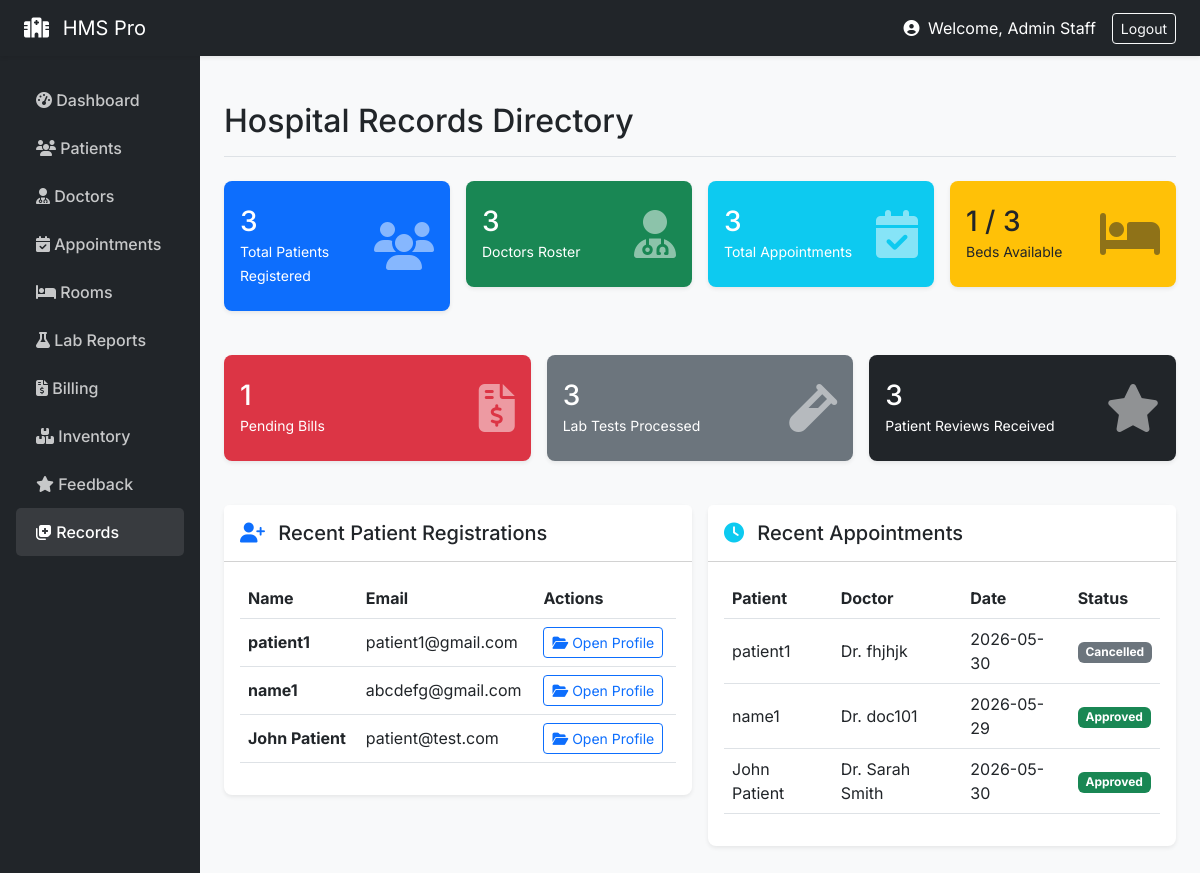
The page /staff/records (signed in) on the database its author committed.
### models/__init__.py (models this page shows, shortened)
class User(UserMixin, db.Model):
    id = db.Column(db.Integer, primary_key=True)
    email = db.Column(db.String(120), unique=True, nullable=False)
    name = db.Column(db.String(100), nullable=False)
    role = db.Column(db.String(20), nullable=False)
    password_hash = db.Column(db.String(200), nullable=False)
    age = db.Column(db.Integer)
    gender = db.Column(db.String(10))
    staff_role = db.Column(db.String(50))
    department = db.Column(db.String(50))
    staff_id = db.Column(db.String(20))
    created_at = db.Column(db.DateTime, default=datetime.utcnow)

class Appointment(db.Model):
    id = db.Column(db.Integer, primary_key=True)
    patient_id = db.Column(db.Integer, db.ForeignKey('user.id'))
    doctor_id = db.Column(db.Integer, db.ForeignKey('user.id'))
    department = db.Column(db.String(100))
    hospital_branch = db.Column(db.String(100))
    appointment_type = db.Column(db.String(50))
    date = db.Column(db.Date, nullable=False)
    time = db.Column(db.Time, nullable=False)
    status = db.Column(db.String(20), default='Pending')
    reason = db.Column(db.Text)
    symptoms = db.Column(db.Text)
    created_at = db.Column(db.DateTime, default=datetime.utcnow)
    patient = db.relationship('User', foreign_keys=[patient_id])
    doctor = db.relationship('User', foreign_keys=[doctor_id])

### routes/staff.py (the view)
@staff_bp.route('/records')
def records():
    total_patients    = User.query.filter_by(role='patient').count()
    total_doctors     = User.query.filter_by(role='staff', staff_role='Doctor').count()
    total_appointments = Appointment.query.count()
    available_rooms   = Room.query.filter_by(status='Vacant').count()   # CHANGE STATUS VALUE HERE
    total_rooms       = Room.query.count()
    pending_bills     = Invoice.query.filter_by(status='Unpaid').count()
    total_lab         = LabReport.query.count()
    total_inventory   = Inventory.query.count()
    total_feedback    = Feedback.query.count()
    recent_appointments = Appointment.query.order_by(Appointment.created_at.desc()).limit(10).all()
    recent_patients     = User.query.filter_by(role='patient').order_by(User.created_at.desc()).limit(5).all()
    return render_template('records.html',
                           total_patients=total_patients,
                           total_doctors=total_doctors,
                           total_appointments=total_appointments,
                           available_rooms=available_rooms,
                           total_rooms=total_rooms,
                           pending_bills=pending_bills,
                           total_lab=total_lab,
                           total_inventory=total_inventory,
                           total_feedback=total_feedback,
                           recent_appointments=recent_appointments,
                           recent_patients=recent_patients)

### models/__init__.py (called while the page is built)
@login_manager.user_loader
def load_user(user_id):
    return User.query.get(int(user_id))

### routes/staff.py (called while the page is built)
def staff_required(f):
    @wraps(f)
    def decorated_function(*args, **kwargs):
        if current_user.role != 'staff':
            flash('Staff access only', 'danger')
            return redirect(url_for('auth.login'))
        return f(*args, **kwargs)
    return decorated_function

@staff_bp.before_request
@login_required
@staff_required
def before_request():
    pass

### templates/records.html (shortened to what this page needs)
{% extends "base.html" %}
{% block page_title %}Hospital Records Directory{% endblock %}
{% block content %}
<div class="row g-3 mb-4">
    <div class="col-md-3">
        <div class="card border-0 bg-primary text-white shadow-sm">
            <div class="card-body d-flex justify-content-between align-items-center py-4">
                <div>
                    <h3 class="mb-0">{{ total_patients }}</h3>
                    <small>Total Patients Registered</small>
                </div>
                <i class="fas fa-users fa-3x opacity-50"></i>
            </div>
        </div>
    </div>
    <div class="col-md-3">
        <div class="card border-0 bg-success text-white shadow-sm">
            <div class="card-body d-flex justify-content-between align-items-center py-4">
                <div>
                    <h3 class="mb-0">{{ total_doctors }}</h3>
                    <small>Doctors Roster</small>
                </div>
                <i class="fas fa-user-md fa-3x opacity-50"></i>
            </div>
        </div>
    </div>
    <div class="col-md-3">
        <div class="card border-0 bg-info text-white shadow-sm">
            <div class="card-body d-flex justify-content-between align-items-center py-4">
                <div>
                    <h3 class="mb-0">{{ total_appointments }}</h3>
                    <small>Total Appointments</small>
                </div>
                <i class="fas fa-calendar-check fa-3x opacity-50"></i>
            </div>
        </div>
    </div>
    <div class="col-md-3">
        <div class="card border-0 bg-warning text-dark shadow-sm">
            <div class="card-body d-flex justify-content-between align-items-center py-4">
                <div>
                    <h3 class="mb-0">{{ available_rooms }} / {{ total_rooms }}</h3>
                    <small>Beds Available</small>
                </div>
                <i class="fas fa-bed fa-3x opacity-50"></i>
            </div>
        </div>
    </div>
</div>
<div class="row g-3 mb-4">
    <div class="col-md-4">
        <div class="card border-0 bg-danger text-white shadow-sm">
            <div class="card-body d-flex justify-content-between align-items-center py-4">
                <div>
                    <h3 class="mb-0">{{ pending_bills }}</h3>
                    <small>Pending Bills</small>
                </div>
                <i class="fas fa-file-invoice-dollar fa-3x opacity-50"></i>
            </div>
        </div>
    </div>
    <div class="col-md-4">
        <div class="card border-0 bg-secondary text-white shadow-sm">
            <div class="card-body d-flex justify-content-between align-items-center py-4">
                <div>
                    <h3 class="mb-0">{{ total_lab }}</h3>
                    <small>Lab Tests Processed</small>
                </div>
                <i class="fas fa-vial fa-3x opacity-50"></i>
            </div>
        </div>
    </div>
    <div class="col-md-4">
        <div class="card border-0 bg-dark text-white shadow-sm">
            <div class="card-body d-flex justify-content-between align-items-center py-4">
                <div>
                    <h3 class="mb-0">{{ total_feedback }}</h3>
                    <small>Patient Reviews Received</small>
                </div>
                <i class="fas fa-star fa-3x opacity-50"></i>
            </div>
        </div>
    </div>
</div>
<div class="row g-3">
    <div class="col-md-6">
        <div class="card shadow-sm border-0">
            <div class="card-header bg-white py-3">
                <h5 class="mb-0"><i class="fas fa-user-plus text-primary me-2"></i> Recent Patient Registrations</h5>
            </div>
            <div class="card-body">
                {% if recent_patients|length == 0 %}
                <p class="text-center text-muted my-4">No recent patients found.</p>
                {% else %}
                <div class="table-responsive">
                    <table class="table align-middle">
                        <thead>
                            <tr>
                                <th>Name</th>
                                <th>Email</th>
                                <th>Actions</th>
                            </tr>
                        </thead>
                        <tbody>
                            {% for patient in recent_patients %}
                            <tr>
                                <td><strong>{{ patient.name }}</strong></td>
                                <td>{{ patient.email }}</td>
                                <td>
                                    <a href="{{ url_for('staff.patient_records', patient_id=patient.id) }}" class="btn btn-sm btn-outline-primary">
                                        <i class="fas fa-folder-open"></i> Open Profile
                                    </a>
                                </td>
                            </tr>
                            {% endfor %}
                        </tbody>
                    </table>
                </div>
                {% endif %}
            </div>
        </div>
    </div>
    <div class="col-md-6">
        <div class="card shadow-sm border-0">
            <div class="card-header bg-white py-3">
                <h5 class="mb-0"><i class="fas fa-clock text-info me-2"></i> Recent Appointments</h5>
            </div>
            <div class="card-body">
                {% if recent_appointments|length == 0 %}
                <p class="text-center text-muted my-4">No appointments found.</p>
                {% else %}
                <div class="table-responsive">
                    <table class="table align-middle">
                        <thead>
                            <tr>
                                <th>Patient</th>
                                <th>Doctor</th>
                                <th>Date</th>
                                <th>Status</th>
                            </tr>
                        </thead>
                        <tbody>
                            {% for appt in recent_appointments %}
                            <tr>
                                <td>{{ appt.patient.name if appt.patient else 'Unknown' }}</td>
                                <td>Dr. {{ appt.doctor.name if appt.doctor else 'Unknown' }}</td>
                                <td>{{ appt.date }}</td>
                                <td>
                                    <span class="badge bg-{{ 'success' if appt.status == 'Approved' else 'secondary' }}">{{ appt.status }}</span>
                                </td>
                            </tr>
                            {% endfor %}
                        </tbody>
                    </table>
                </div>
                {% endif %}
            </div>
        </div>
    </div>
</div>
{% endblock %}

### templates/base.html (shortened to what this page needs)
<!doctype html>
<html lang="en">
<head>
  <link href="https://cdn.jsdelivr.net/npm/bootstrap@5.3.0/dist/css/bootstrap.min.css" rel="stylesheet">
  <link rel="stylesheet" href="https://cdnjs.cloudflare.com/ajax/libs/font-awesome/6.4.0/css/all.min.css">
</head>
<body>
{% if current_user.is_authenticated %}
<nav class="navbar navbar-dark bg-dark sticky-top shadow-sm">
  <div class="container-fluid px-4">
    <a class="navbar-brand" href="/"><i class="fas fa-hospital me-2"></i> HMS Pro</a>
    <div class="d-flex align-items-center text-white">
      <span class="me-3">
        <i class="fas fa-user-circle me-1"></i> Welcome, {{ current_user.name.split('@')[0] if '@' in current_user.name else current_user.name }}
      </span>
      <a class="btn btn-outline-light btn-sm" href="{{ url_for('auth.logout') }}">Logout</a>
    </div>
  </div>
</nav>
{% endif %}
<div id="main-wrapper">
    {% if not current_user.is_authenticated %}
        <div class="container mt-5">
    {% else %}
        <div class="container-fluid">
            <div class="row">
                <nav class="col-md-2 d-none d-md-block sidebar px-3">
                    <ul class="nav flex-column">
                        {% if current_user.role == 'staff' %}
                            <li class="nav-item">
                                <a class="nav-link {{ 'active' if request.endpoint == 'staff.dashboard' else '' }}" href="{{ url_for('staff.dashboard') }}"><i class="fas fa-tachometer-alt"></i> Dashboard</a>
                            </li>
                            <li class="nav-item">
                                <a class="nav-link {{ 'active' if request.endpoint == 'staff.patients' else '' }}" href="{{ url_for('staff.patients') }}"><i class="fas fa-users"></i> Patients</a>
                            </li>
                            <li class="nav-item">
                                <a class="nav-link {{ 'active' if request.endpoint == 'staff.doctors' else '' }}" href="{{ url_for('staff.doctors') }}"><i class="fas fa-user-md"></i> Doctors</a>
                            </li>
                            <li class="nav-item">
                                <a class="nav-link {{ 'active' if request.endpoint == 'staff.appointments' else '' }}" href="{{ url_for('staff.appointments') }}"><i class="fas fa-calendar-check"></i> Appointments</a>
                            </li>
                            <li class="nav-item">
                                <a class="nav-link {{ 'active' if request.endpoint == 'staff.rooms' else '' }}" href="{{ url_for('staff.rooms') }}"><i class="fas fa-bed"></i> Rooms</a>
                            </li>
                            <li class="nav-item">
                                <a class="nav-link {{ 'active' if request.endpoint == 'staff.lab' else '' }}" href="{{ url_for('staff.lab') }}"><i class="fas fa-flask"></i> Lab Reports</a>
                            </li>
                            <li class="nav-item">
                                <a class="nav-link {{ 'active' if request.endpoint == 'staff.billing' else '' }}" href="{{ url_for('staff.billing') }}"><i class="fas fa-file-invoice-dollar"></i> Billing</a>
                            </li>
                            <li class="nav-item">
                                <a class="nav-link {{ 'active' if request.endpoint == 'staff.inventory' else '' }}" href="{{ url_for('staff.inventory') }}"><i class="fas fa-boxes"></i> Inventory</a>
                            </li>
                            <li class="nav-item">
                                <a class="nav-link {{ 'active' if request.endpoint == 'staff.feedback' else '' }}" href="{{ url_for('staff.feedback') }}"><i class="fas fa-star"></i> Feedback</a>
                            </li>
                            <li class="nav-item">
                                <a class="nav-link {{ 'active' if request.endpoint == 'staff.records' else '' }}" href="{{ url_for('staff.records') }}"><i class="fas fa-notes-medical"></i> Records</a>
                            </li>
                        {% endif %}
                    </ul>
                </nav>
                <main class="col-md-10 ms-sm-auto px-md-4 main-content">
                    <div class="d-flex justify-content-between flex-wrap flex-md-nowrap align-items-center pt-3 pb-2 mb-4 border-bottom">
                        <h1 class="h2">{% block page_title %}{% endblock %}</h1>
                    </div>
    {% endif %}
    {% block content %}{% endblock %}
    {% if current_user.is_authenticated %}
                </main>
            </div>
        </div>
    {% else %}
        </div>
    {% endif %}
</div>
</body>
</html>

### templates/base.html (style rules this page uses)
body { background-color: #f8f9fa; font-family: 'Inter', sans-serif; }
.sidebar { min-height: 100vh; background-color: #212529; color: white; padding-top: 20px; }
.sidebar .nav-link { color: rgba(255,255,255,.75); padding: 12px 20px; font-weight: 500; }
.sidebar .nav-link:hover, .sidebar .nav-link.active { color: white; background-color: rgba(255,255,255,.1); border-radius: 5px; }
.main-content { padding: 30px; }
.card { box-shadow: 0 0.125rem 0.25rem rgba(0,0,0,.075); border: none; border-radius: 0.5rem; margin-bottom: 20px; }

### rows shown on the page
User: name "Admin Staff"
User: name "patient1", email "patient1@gmail.com"
User: name "name1", email "abcdefg@gmail.com"
User: name "John Patient", email "patient@test.com"
Appointment: patient "patient1", doctor "fhjhjk", date "2026-05-30", status "Cancelled"
Appointment: patient "name1", doctor "doc101", date "2026-05-29", status "Approved"
Appointment: patient "John Patient", doctor "Sarah Smith", date "2026-05-30", status "Approved"

### other values the page prints
{{ total_patients }} "3"
{{ total_doctors }} "3"
{{ total_appointments }} "3"
{{ available_rooms }} "1"
{{ total_rooms }} "3"
{{ pending_bills }} "1"
{{ total_lab }} "3"
{{ total_feedback }} "3"
